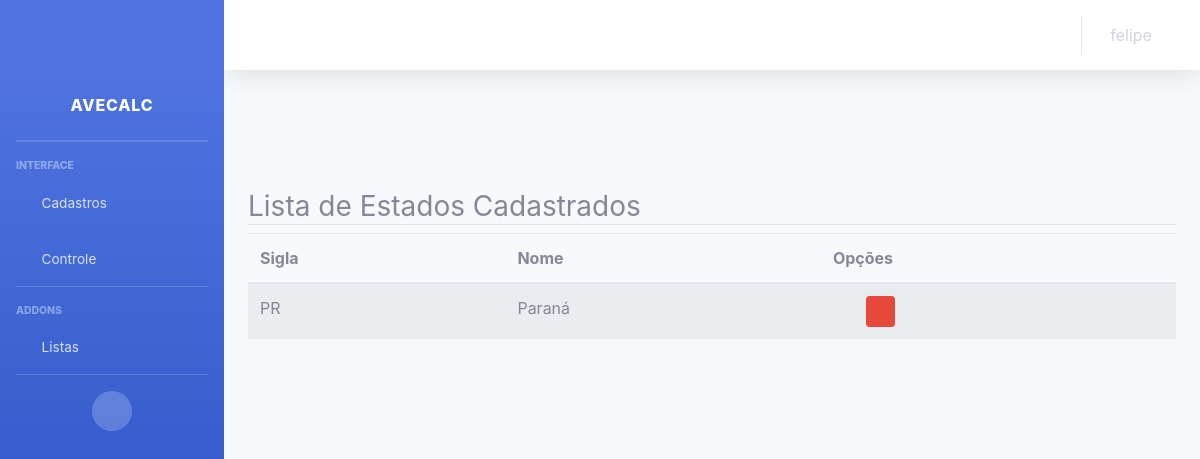
The app's page /listar/estado/ (signed in), older data.
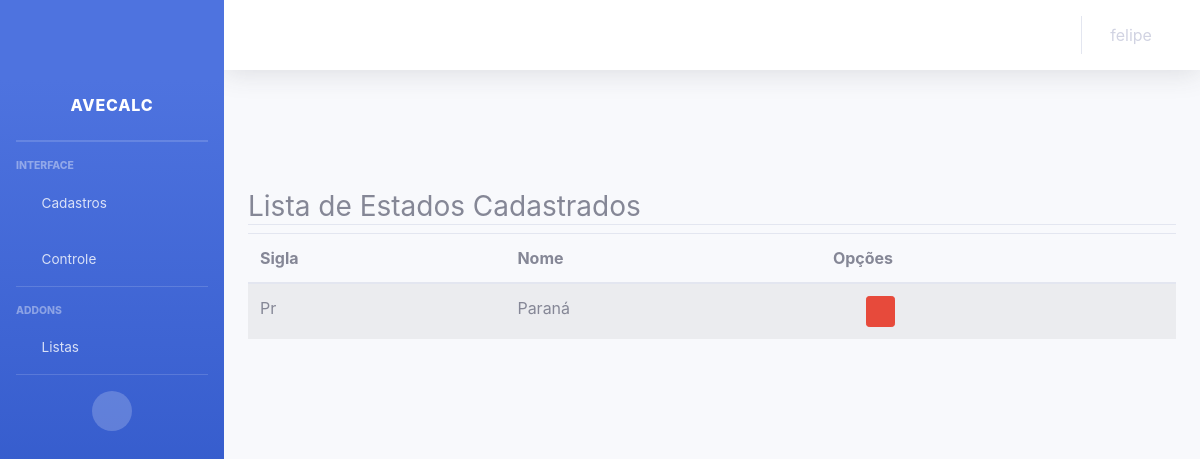
The same page, newer data.
### cadastros/models.py (models this page shows, shortened)
class Estado(models.Model):
    sigla   = models.CharField(max_length=2, unique = True)
    nome    = models.CharField(max_length=50)

### cadastros/views.py (the view)
# urls.py: path('listar/estado/', EstadoList.as_view(), name="listar-estados"),
class EstadoList(LoginRequiredMixin, ListView):
    model = Estado
    template_name = "cadastros/list_estado.html"

### cadastros/templates/cadastros/list_estado.html (shortened to what this page needs)
{% extends 'cadastros/base.html'%}
{% load static %}
{% load crispy_forms_tags %}
{% block conteudo %}
<div class="container py-5">
    <div class="row mt-5">
        <div class="col-lg">
            <h3 class="border-bottom">
                Lista de Estados Cadastrados
            </h3>
        </div>
    </div>
    <div class="row">
        <div class="col-lg">
            <table class="table table-striped">
                <thead>
                    <tr>
                        <th>Sigla</th>
                        <th>Nome</th>
                        <th>Opções</th>
                    </tr>
                </thead>
                <tbody>
                    {% for estado in object_list %}
                        <tr>
                            <td>{{estado.sigla}}</td>
                            <td>{{estado.nome}}</td>
                            <td>
                                <a href="{% url 'editar-estado' estado.pk %}" class="btn btn btn-sm">
                                    <i class="fas fa-pencil-alt" aria-hidden="true"></i>
                                </a>
                                <a href="{% url 'excluir-estado' estado.pk %}" class="btn btn-danger btn-sm">
                                    <i class="fa fa-trash" aria-hidden="true"></i>
                                </a>
                            </td>
                            {% empty %}
                            <tr>
                                <td colspan="3">Nenhuma cidade cadastrada!</td>
                            </tr>
                        </tr>
                    {% endfor %}
                </tbody>
            </table>
        </div>
    </div>
</div>
{% endblock %}

Row changes from the older to the newer data that the page shows:
changed Estado "Paraná": sigla "PR" → "Pr"
